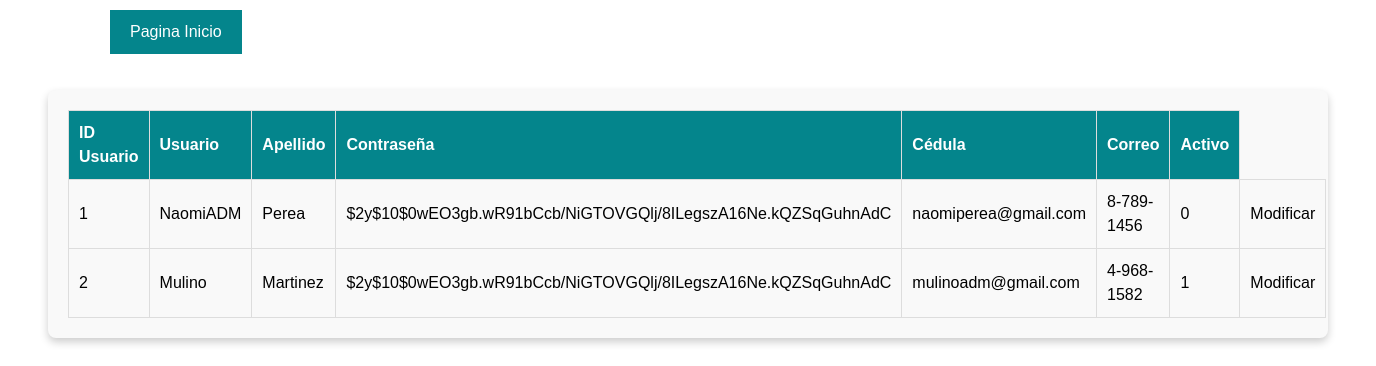
The page /proyecto-final-vii/views/ModificarUsuarios.php (signed in) on the database its author committed.
### tables this page shows
create table if not exists usuarios
(
    idUsuario  int auto_increment
        primary key,
    usuario    varchar(50)          not null,
    apellido   varchar(50)          not null,
    contrasena varchar(200)         not null,
    correo     varchar(100)         not null,
    cedula     varchar(100),
    activo     tinyint(1) default 1 not null
);

### proyecto-final-vii/models/Usuarios.php (the view, shortened to what this page needs)
<?php
class UsuariosTabla {
        public function generarFilasUsuarios($usuarioActual = null) {
            $conexion = ConexionBD::obtenerConexion();
            $sql = "SELECT * FROM usuarios";
            $stmt = $conexion->prepare($sql);
            $stmt->execute();
            $result = $stmt->get_result();
            if ($result->num_rows > 0) {
                while ($row = $result->fetch_assoc()) {
                    echo "<tr>
                            <td>{$row['idUsuario']}</td>
                            <td>{$row['usuario']}</td>
                            <td>{$row['apellido']}</td>
                            <td>{$row['contrasena']}</td>
                            <td>{$row['correo']}</td>
                            <td>{$row['cedula']}</td>
                            <td>{$row['activo']}</td>";
                    if ($usuarioActual === 'Mulino') {
                        echo "<td><a href='modificar.php?idUsuario={$row['idUsuario']}'>Modificar</a></td>";
                    }
                    echo "</tr>";
                }
            } else {
                echo "<tr><td colspan='7'>No se encontraron resultados</td></tr>";
            }
    }
}

### proyecto-final-vii/views/ModificarUsuarios.php (shortened to what this page needs)
<!DOCTYPE html>
<html lang="es">
<head>
    <script src="https://cdn.tailwindcss.com"></script>
</head>
<body>
<h2 class="text-4xl font-bold text-center text-white mb-6">Lista de Usuarios</h2>
    <button onclick="window.location.href='index.php'"style="position: absolute; top: 10px; left: 110px; background-color: #04858c; color: white; border: none; padding: 10px 20px; text-align: center; text-decoration: none; font-size: 16px; cursor: pointer;">Pagina Inicio</button>
      <div class="container">
    <table>
        <thead>
            <tr>
                <th>ID Usuario</th>
                <th>Usuario</th>
                <th>Apellido</th>
                <th>Contraseña</th>
                <th>Cédula</th>
                <th>Correo</th>
                <th>Activo</th>
            </tr>
        </thead>
        <tbody>
        <?php
            require_once '../models/Usuarios.php';
            $conexion = ConexionBD::obtenerConexion();
            $sqlActivo = "SELECT * FROM usuarios WHERE activo = ?";
            $estadoActivo = 1;
            $stmtActivo = $conexion->prepare($sqlActivo);
            $stmtActivo->bind_param("i", $estadoActivo);
            $stmtActivo->execute();
            $resultActivo = $stmtActivo->get_result();
            $usuarioActivo = null;
            if ($resultActivo->num_rows > 0) {
                while ($row = $resultActivo->fetch_assoc()) {
                    if ($row['usuario'] === "Mulino") {
                        $usuarioActivo = $row['usuario'];
                        break;
                    }
                }
            }
            $usuariosTabla = new UsuariosTabla();
            $usuariosTabla->generarFilasUsuarios($usuarioActivo);
            ?>
            </tbody>
    </table>
    </div>
</body>
</html>

### proyecto-final-vii/views/ModificarUsuarios.php (style rules this page uses)
body { text-align: center; font-family: Arial, sans-serif; background-image: url('https://wallpaper.dog/large/20624419.jpg'); background-size: cover; background-repeat: no-repeat; background-attachment: fixed; }
.container { width: 85%; margin: 50px auto; padding: 20px; background-color: #f9f9f9; border-radius: 8px; box-shadow: 0px 4px 8px rgba(0, 0, 0, 0.2); }
table { width: 100%; border-collapse: collapse; }
th, td { padding: 10px; text-align: left; border: 1px solid #ddd; }
th { background-color: #04858c; color: white; }

### rows shown on the page
usuarios: idUsuario "1", usuario "NaomiADM", apellido "Perea", contrasena "$2y$10$0wEO3gb.wR91bCcb/NiGTOVGQlj/8ILegszA16Ne.kQZSqGuhnAdC", correo "naomiperea@gmail.com", cedula "8-789-1456", activo "0"
usuarios: idUsuario "2", usuario "Mulino", apellido "Martinez", contrasena "$2y$10$0wEO3gb.wR91bCcb/NiGTOVGQlj/8ILegszA16Ne.kQZSqGuhnAdC", correo "mulinoadm@gmail.com", cedula "4-968-1582", activo "1"
